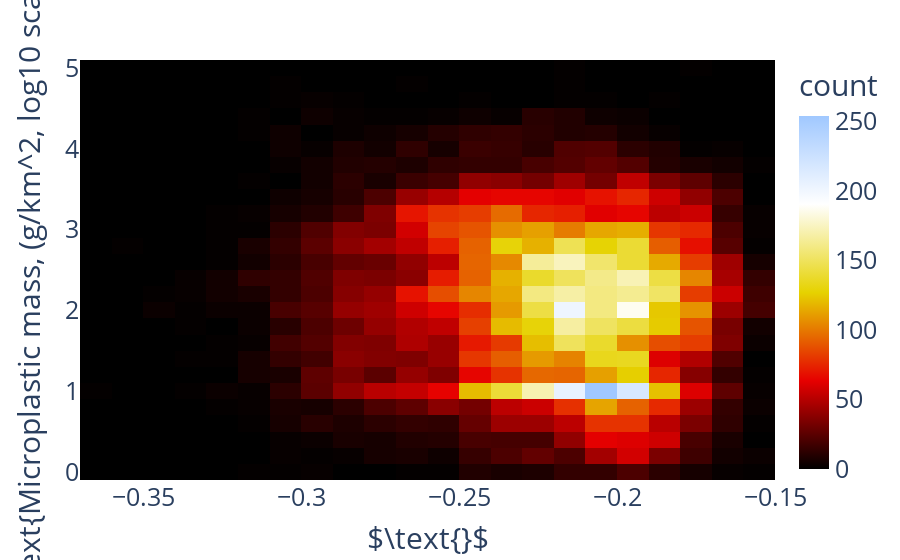

This figure's notebook cell:
### Code cell
fig = px.density_heatmap(df, y="micro_mass", x="mss_anomaly_wind_gdt" , color_continuous_scale=px.colors.sequential.Blackbody)
fig.update_layout(
    xaxis_title= r"$\text{}$",
    yaxis_title= r"$\text{Microplastic mass, (g/km^2, log10 scale)}$",
    legend_title="Legend Title",
    font=dict(size=25,),
)
fig.show()

### Figure 1 — Plotly figure (JSON) as saved in the notebook; plotly's stock layout.template omitted (floating-point values rounded to 4 significant figures; data arrays with more than 128 entries replaced by an {"elided": "..."} marker saying what was removed)
{"data": [{"coloraxis": "coloraxis", "hovertemplate": "mss_anomaly_wind_gdt=%{x}<br>micro_mass=%{y}<br>count=%{z}<extra></extra>", "name": "", "type": "histogram2d", "x": {"elided": "17729 float values"}, "xaxis": "x", "xbingroup": "x", "y": {"elided": "17729 float values"}, "yaxis": "y", "ybingroup": "y"}], "layout": {"coloraxis": {"colorbar": {"title": {"text": "count"}}, "colorscale": [[0, "rgb(0,0,0)"], [0.25, "rgb(230,0,0)"], [0.5, "rgb(230,210,0)"], [0.75, "rgb(255,255,255)"], [1, "rgb(160,200,255)"]]}, "font": {"size": 25}, "legend": {"title": {"text": "Legend Title"}, "tracegroupgap": 0}, "margin": {"t": 60}, "xaxis": {"anchor": "y", "domain": [0, 1], "title": {"text": "$\\text{}$"}}, "yaxis": {"anchor": "x", "domain": [0, 1], "title": {"text": "$\\text{Microplastic mass, (g/km^2, log10 scale)}$"}}}}
